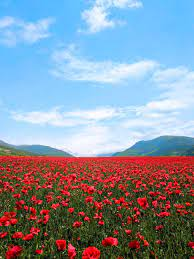
#> input picture Topico5/campo_de_flores.jpg, 194 x 259 px, given in place of the camera
$ python tracking_video_lucas.py
#> lines starting #> are read from the running program, lines starting #| are printed output that depends on the picture; after the words box and inside, x2 and y2 are one past the last pixel; in counts of white or black regions, pixels touching at a corner belong together
#> further down, frame is the input picture: shape (259, 194, 3); mean B, G, R 162.4, 147.6, 136.6
import numpy as np
import cv2


def TrackbarTreatment():

    #Dicionario Hue
    hue = {}
    hue["min"] = cv2.getTrackbarPos("Min Hue", trackbarWindow)
    hue["max"] = cv2.getTrackbarPos("Max Hue", trackbarWindow)

    if hue["min"] > hue["max"]:
        #seta o valor do maximo para o valor do minimo
        cv2.setTrackbarPos("Max Hue", trackbarWindow, hue["min"])
        #atualiza o valor maximo
        hue["max"] = cv2.getTrackbarPos("Max Hue", trackbarWindow)

    #Dicionario sat
    sat = {}
    sat["min"] = cv2.getTrackbarPos("Min Saturation", trackbarWindow)
    sat["max"] = cv2.getTrackbarPos("Max Saturation", trackbarWindow)

    if sat["min"] > sat["max"]:
        #seta o valor do maximo para o valor do minimo
        cv2.setTrackbarPos("Max Saturation", trackbarWindow, sat["min"])
        #atualiza o valor maximo
        sat["max"] = cv2.getTrackbarPos("Max Saturation", trackbarWindow)

    #Dicionario val
    val = {}
    val["min"] = cv2.getTrackbarPos("Min Value", trackbarWindow)
    val["max"] = cv2.getTrackbarPos("Max Value", trackbarWindow)

    if val["min"] > val["max"]:
        #seta o valor do maximo para o valor do minimo
        cv2.setTrackbarPos("Max Value", trackbarWindow, val["min"])
        #atualiza o valor maximo
        val["max"] = cv2.getTrackbarPos("Max Value", trackbarWindow)

    return hue, sat, val

def computerTracking(frame, hue, sat, val):

    #transforma a imagem de bgr para hsv
    hsvImage = cv2.cvtColor(frame, cv2.COLOR_BGR2HSV)
#> hsvImage: shape (259, 194, 3); mean H, S, V 80.7, 127.4, 193.8

    #definir os intervalor de cores que vao aparecer na imagem final
    lowerColor = np.array([hue['min'], sat['min'], val['min']])
    upperColor = np.array([hue['max'], sat['max'], val['max']])

    #definir a mascara com os valores min e max dados
    mask = cv2.inRange(hsvImage, lowerColor, upperColor)
#> mask: shape (259, 194); every value is 255

    #Compara a mascara com a imagem
    result = cv2.bitwise_and(frame, frame, mask = mask)

    #aplica a limiarizacao
    gray = cv2.cvtColor(result, cv2.COLOR_BGR2GRAY)
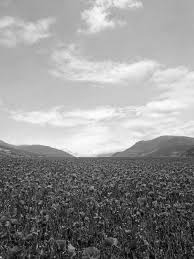
#> gray: shape (259, 194); min 1, max 254, mean 146
    _,gray = cv2.threshold(gray, 0, 255, cv2.THRESH_BINARY | cv2.THRESH_OTSU)
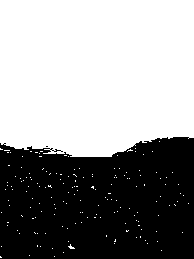
#> gray: shape (259, 194); 57.6% white; 2 black regions (1 under 20 px)

    #encontra os contornos da regiao (findcontours)
    contours, hierarchy = cv2.findContours(gray, cv2.RETR_LIST, cv2.CHAIN_APPROX_SIMPLE)
#> contours = 172 contours, 171 with area under 20; largest, box (x1, y1, x2, y2) and area: (0, 0, 194, 157) 28380

    #se existir contornos
    if contours:
        #retorna a area do primeiro grupo de pixels brancos
        maxArea = cv2.contourArea(contours[0])
#> maxArea = 0
        contour_ID = 0
        i=0

    #para cada grupo de pixel branco
    for cnt in contours:
        print(cnt)
        #procura o grupo com maior area
        if maxArea < cv2.contourArea(cnt):
            maxArea = cv2.contourArea(cnt)
            #identificador do contorno de maior area
            contour_ID = i
        i += 1
#> this loop made 172 passes
#> maxArea on pass 172: 28380
#> cnt on passes 1, 3, 4, 5, 6, 7: [[54, 256]], [[29, 255]], [[63, 252]], [[161, 250]], [[52, 248]], [[40, 246]]
#| [[[ 54 256]]]
#| [[[  0 256]]
#|  [[  0 257]]
#|  [[  1 257]]]
#| [[[ 29 255]]]
#| [[[ 63 252]]]
#| [[[161 250]]]
#| [[[ 52 248]]]
#| [[[ 40 246]]]
#| [[[  1 246]]]
#> (further printed lines are left out)
#> after the loop, contour_ID = 171; i = 172; maxArea = 28380

    #Contorno de maior area
    cntMaxArea= contours[contour_ID]
#> cntMaxArea = contour of 110 points, box (x1, y1, x2, y2) (0, 0, 194, 157), area 28380

    #retorna um retangulo que envolve o contorno
    x, y, w, h = cv2.boundingRect(cntMaxArea)
#> x = 0; y = 0; w = 194; h = 157

    #desenha o retangulo na img
    frame = cv2.rectangle(frame, (x,y), (x+w, y+h), (0,0,255), 2)
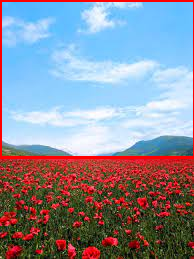
#> frame: shape (259, 194, 3); 2.85% of pixels changed, all inside (x1, y1, x2, y2) = (0, 0, 194, 159)

    return frame, gray

cap = cv2.VideoCapture(0)

trackbarWindow = "Trackbar Window"

cv2.namedWindow(trackbarWindow)

#retorna oq esta marcado na barrinha da trackbar
def onChange(val):
    return

#criacao da trackbar
#Hue (matiz da cor)
cv2.createTrackbar("Min Hue", trackbarWindow, 0, 255, onChange)
cv2.createTrackbar("Max Hue", trackbarWindow, 255, 255, onChange)
#Saturation (tanto que a cor esta misturada com o branco)
cv2.createTrackbar("Min Saturation", trackbarWindow, 0, 255, onChange)
cv2.createTrackbar("Max Saturation", trackbarWindow, 255, 255, onChange)
#Value (intencidade luminosa)
cv2.createTrackbar("Min Value", trackbarWindow, 0, 255, onChange)
cv2.createTrackbar("Max Value", trackbarWindow, 255, 255, onChange)

#pega o valor da trackbar
min_hue = cv2.getTrackbarPos("Min Hue", trackbarWindow)
max_hue = cv2.getTrackbarPos("Max Hue", trackbarWindow)

min_sat = cv2.getTrackbarPos("Min Saturation", trackbarWindow)
max_sat = cv2.getTrackbarPos("Max Saturation", trackbarWindow)

min_val = cv2.getTrackbarPos("Min Value", trackbarWindow)
max_val = cv2.getTrackbarPos("Max Value", trackbarWindow)

#enquanto dor verdade
while True:

    #pega um frame da web cam
    success, frame = cap.read()

    #Tratamento da Trackbar para o min nao ser maior que o max na hue, sat e val
    hue, sat, val =  TrackbarTreatment()

    frame, gray = computerTracking(frame, hue, sat, val)

    cv2.imshow("Webcam", frame)
    cv2.imshow("Limiarizacao", gray)

    #compara a tecla que foi apertada com a letra dada
    #caso seja sai do loop
    if cv2.waitKey(1) & 0xFF == ord('q') or 0xFF == 27:
#> (key q is pressed here)
        break

#libera os recursos
cap.release
#limpa as janelas
cv2.destroyAllWindows()

$ run again, on Topico5/original_img.png
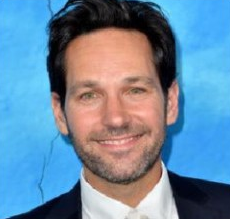
#> input picture Topico5/original_img.png, 230 x 219 px, given in place of the camera
#> frame is the input picture: shape (219, 230, 3); mean B, G, R 163, 137.4, 106.4
#> hsvImage: shape (219, 230, 3); mean H, S, V 73.8, 133.4, 184.3
#> mask: shape (219, 230); every value is 255
#> in computerTracking, `_,gray = cv2.threshold(gray, 0, 255, cv2.THRESH_BINARY | cv2.THRESH_OT..`:
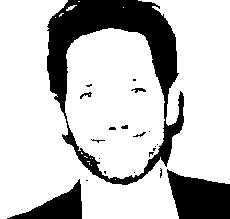
#> gray: shape (219, 230); 77.3% white; 21 black regions (14 under 20 px)
#> contours = 36 contours, 26 with area under 20; largest, box (x1, y1, x2, y2) and area: (0, 0, 230, 219) 26455, (65, 28, 165, 179) 11726, (130, 87, 147, 94) 58, (79, 91, 93, 100) 51, (132, 131, 147, 138) 37
#> in computerTracking, `maxArea = cv2.contourArea(contours[0])`: maxArea = 4
#> the loop in computerTracking, `for cnt in contours:` made 36 passes
#> maxArea on passes 5, 19, 21, 26, 27, 30, 36: 22, 30.5, 37, 51, 57.5, 11726, 26455
#> (printed output is left out)
#> after the loop in computerTracking, `for cnt in contours:`: contour_ID = 35; i = 36; maxArea = 26455
#> cntMaxArea = contour of 386 points, box (x1, y1, x2, y2) (0, 0, 230, 219), area 26455
#> x = 0; w = 230; h = 219
#> in computerTracking, `frame = cv2.rectangle(frame, (x,y), (x+w, y+h), (0,0,255), 2)`:
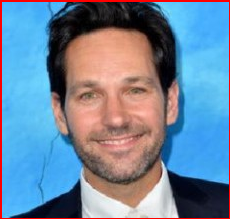
#> frame: shape (219, 230, 3); 2.66% of pixels changed, all inside (x1, y1, x2, y2) = (0, 0, 230, 219)
